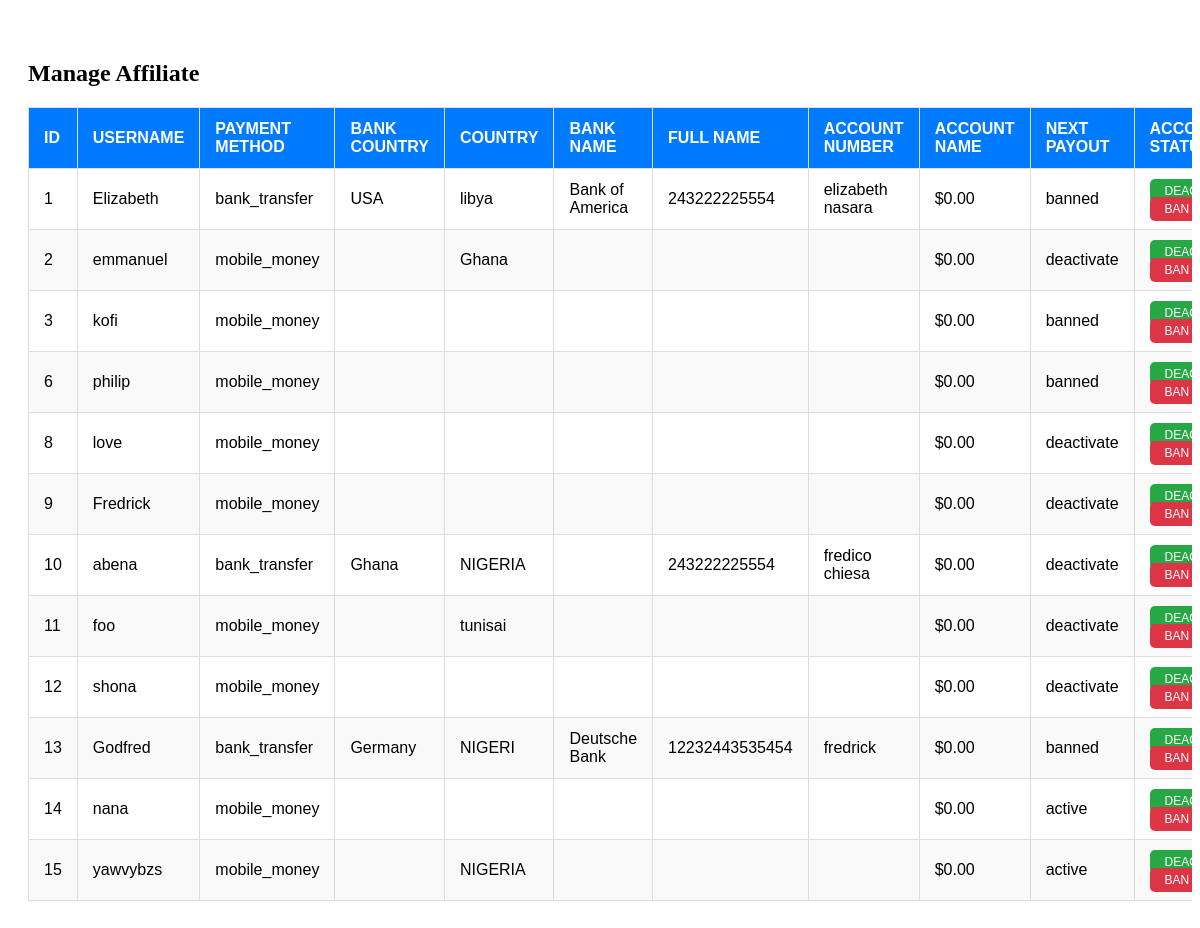
Page /Adminpanel/manage_affiliates.php on the committed database.
### tables this page shows
CREATE TABLE `affiliates` (
  `affiliate_id` int(11) NOT NULL,
  `affiliate_username` varchar(255) DEFAULT NULL,
  `email` varchar(255) NOT NULL,
  `password` varchar(255) NOT NULL,
  `role` enum('affiliate','vendor') NOT NULL,
  `registered_date` timestamp NOT NULL DEFAULT current_timestamp(),
  `payment_method` enum('mobile_money','bank_transfer') NOT NULL,
  `bank_country` varchar(50) NOT NULL,
  `bank_name` varchar(100) DEFAULT NULL,
  `country_of_residence` varchar(50) DEFAULT NULL,
  `phone_number` varchar(20) NOT NULL,
  `account_number` varchar(50) NOT NULL,
  `account_name` varchar(100) NOT NULL,
  `first_name` varchar(50) NOT NULL,
  `last_name` varchar(50) NOT NULL,
  `total_earnings` decimal(10,2) DEFAULT 0.00,
  `next_payout` date DEFAULT NULL,
  `incoming_payout` decimal(10,2) DEFAULT 0.00,
  `account_status` enum('active','deactivate','banned') DEFAULT 'active'
);

### Adminpanel/manage_affiliates.php (the view, shortened to what this page needs)
<?php
include 'success.php';
$servername = "localhost";
$username = "root";
$password = "";
$dbname = "registration";
$conn = new mysqli($servername, $username, $password, $dbname, );
$sql = "SELECT affiliate_id,affiliate_username, payment_method, bank_country, country_of_residence, bank_name, phone_number, account_number, account_name, incoming_payout ,account_status
        FROM affiliates";
$result = $conn->query($sql)
?>
<!DOCTYPE html>
<html lang="en">
<head>
</head>
<body>
<div class="container mt-5">
    <h2 class="text-center">Manage Affiliate</h2>
    <div class="table-responsive">
        <table class="table table-bordered table-striped mt-3">
            <thead>
                <tr>
                    <th>ID</th>
                    <th>Username</th>
                    <th>Payment Method</th>
                    <th>Bank Country</th>
                    <th>Country</th>
                    <th>Bank Name</th>
                    <th>Full Name</th>
                    <th>Account Number</th>
                    <th>Account Name</th>
                    <th>Next Payout</th>
                    <th>Account Status</th>
                </tr>
            </thead>
            <tbody>
                <?php if ($result->num_rows > 0): ?>
                    <?php while($row = $result->fetch_assoc()): ?>
                        <tr>
                            <td><?php echo $row['affiliate_id']; ?></td>
                            <td><?php echo $row['affiliate_username']; ?></td>
                            <td><?php echo $row['payment_method']; ?></td>
                            <td><?php echo $row['bank_country']; ?></td>
                            <td><?php echo $row['country_of_residence']; ?></td>
                            <td><?php echo $row['bank_name']; ?></td>
                            <td><?php echo $row['account_number']; ?></td>
                            <td><?php echo $row['account_name']; ?></td>
                            <td>$<?php echo $row['incoming_payout']; ?></td>
                            <td><?php echo $row['account_status']; ?></td>
                            <td>
                                <a href="manage_affiliates.php?action=deactivate&affiliate_id=<?php echo $row['affiliate_id']; ?>" class="btn btn-success btn-sm">Deactivate</a>
                                <a href="manage_affiliates.php?action=ban&affiliate_id=<?php echo $row['affiliate_id']; ?>" class="btn btn-danger btn-sm">Ban</a>
                            </td>
                        </tr>
                    <?php endwhile; ?>
                <?php else: ?>
                    <tr>
                        <td colspan="12" class="text-center">No affiliate found.</td>
                    </tr>
                <?php endif; ?>
            </tbody>
        </table>
    </div>
</div>
</body>
</html>

### Adminpanel/manage_affiliates.php (style rules this page uses)
.container { margin-top: 20px; padding: 20px; max-width: 100%; overflow-x: auto; }
.table { width: 100%; border-collapse: collapse; font-family: Arial, sans-serif; margin-top: 20px; }
.table thead { background-color: #007bff; color: white; text-align: left; }
.table th, .table td { padding: 12px 15px; border: 1px solid #ddd; }
.table tbody tr:nth-child(even) { background-color: #f9f9f9; }
.table th { text-transform: uppercase; font-weight: 600; }
.table a.btn { padding: 5px 10px; font-size: 12px; text-transform: uppercase; border-radius: 5px; text-decoration: none; margin-right: 5px; }
.table a.btn-sm { padding: 5px 15px; }
.table a.btn-success { background-color: #28a745; color: white; }
.table a.btn-danger { background-color: #dc3545; color: white; }

### rows in the picture
affiliates: affiliate_id "1", affiliate_username "Elizabeth", payment_method "bank_transfer", bank_country "USA", country_of_residence "libya", bank_name "Bank of America", account_number "243222225554", account_name "elizabeth nasara", incoming_payout "0.00", account_status "banned"
affiliates: affiliate_id "2", affiliate_username "emmanuel", payment_method "mobile_money", country_of_residence "Ghana", incoming_payout "0.00", account_status "deactivate"
affiliates: affiliate_id "3", affiliate_username "kofi", payment_method "mobile_money", incoming_payout "0.00", account_status "banned"
affiliates: affiliate_id "6", affiliate_username "philip", payment_method "mobile_money", incoming_payout "0.00", account_status "banned"
affiliates: affiliate_id "8", affiliate_username "love", payment_method "mobile_money", incoming_payout "0.00", account_status "deactivate"
affiliates: affiliate_id "9", affiliate_username "Fredrick", payment_method "mobile_money", incoming_payout "0.00", account_status "deactivate"
affiliates: affiliate_id "10", affiliate_username "abena", payment_method "bank_transfer", bank_country "Ghana", country_of_residence "NIGERIA", account_number "243222225554", account_name "fredico chiesa", incoming_payout "0.00", account_status "deactivate"
affiliates: affiliate_id "11", affiliate_username "foo", payment_method "mobile_money", country_of_residence "tunisai", incoming_payout "0.00", account_status "deactivate"
affiliates: affiliate_id "12", affiliate_username "shona", payment_method "mobile_money", incoming_payout "0.00", account_status "deactivate"
affiliates: affiliate_id "13", affiliate_username "Godfred", payment_method "bank_transfer", bank_country "Germany", country_of_residence "NIGERI", bank_name "Deutsche Bank", account_number "12232443535454", account_name "fredrick", incoming_payout "0.00", account_status "banned"
affiliates: affiliate_id "14", affiliate_username "nana", payment_method "mobile_money", incoming_payout "0.00", account_status "active"
affiliates: affiliate_id "15", affiliate_username "yawvybzs", payment_method "mobile_money", country_of_residence "NIGERIA", incoming_payout "0.00", account_status "active"
